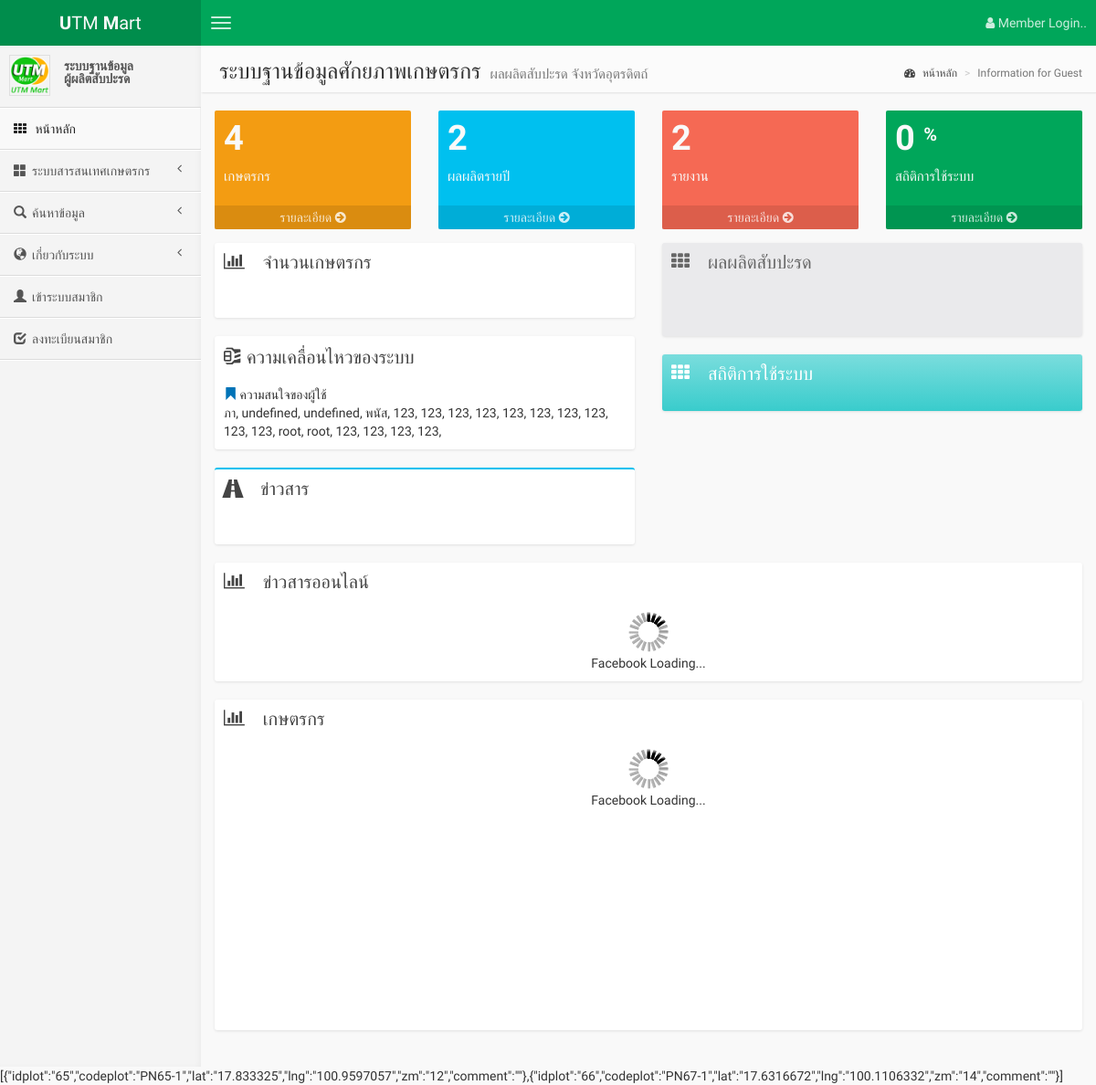
The page / on the database its author committed.
### tables this page shows
CREATE TABLE `tb_search` (
  `idsearch` int(11) NOT NULL,
  `keyword` varchar(200) NOT NULL,
  `sdate` varchar(20) DEFAULT NULL,
  `etc` varchar(100) DEFAULT NULL
);

### index.php (the view, shortened to what this page needs)
<?php
	$pageName="home";
?>
<!DOCTYPE html PUBLIC "-//W3C//DTD XHTML 1.0 Transitional//EN" "http://www.w3.org/TR/xhtml1/DTD/xhtml1-transitional.dtd">
<html xmlns="http://www.w3.org/1999/xhtml">
<head>
<link href="//maxcdn.bootstrapcdn.com/bootstrap/3.2.0/css/bootstrap.min.css" rel="stylesheet" type="text/css" />
	<link href="//cdnjs.cloudflare.com/ajax/libs/font-awesome/4.1.0/css/font-awesome.min.css" rel="stylesheet" type="text/css" />
	<link href="//code.ionicframework.com/ionicons/1.5.2/css/ionicons.min.css" rel="stylesheet" type="text/css" />
	<link href="css/morris/morris.css" rel="stylesheet" type="text/css" />
	<link href="css/bootstrap-wysihtml5/bootstrap3-wysihtml5.min.css" rel="stylesheet" type="text/css" />
	<link href="css/AdminLTE.css" rel="stylesheet" type="text/css" />
	<link rel="stylesheet" href="http://code.jquery.com/ui/1.11.1/themes/black-tie/jquery-ui.css">
</head>
<body class="skin-blue">
		<?php
			include('header.php');
		?>
        <div class="wrapper row-offcanvas row-offcanvas-left">
            <aside class="left-side sidebar-offcanvas">
                <section class="sidebar">
                    <div class="user-panel">
                    <?php include('user_panel.php');?>
                    </div>
                    <ul class="sidebar-menu">
                        <?php
							include('sidebar_menu.php');
						?>
                    </ul>
                </section>
            </aside>
            <aside class="right-side">
                <section class="content-header">
                    <h1>
                        ระบบฐานข้อมูลศักยภาพเกษตรกร
                        <small>ผลผลิตสับปะรด จังหวัดอุตรดิตถ์</small>
                    </h1>
                    <ol class="breadcrumb">
                        <li><a href="index.php"><i class="fa fa-dashboard"></i> หน้าหลัก</a></li>
						            <?php
												if (@!$_SESSION["DUR_USER_ID"]){
						              echo "<li class=\"active\">Information for Guest</li>";
												}else{
													echo "<li class=\"active\">System Management</li>";
												}
												?>
                    </ol>
                </section>
                <section class="content">
                    <?php include('stat_box.php'); ?>
                    <div class="row">
                        <section class="col-lg-6 connectedSortable">
                          <div class="box box-solid">
                              <div class="box-header">
                              <i class="fa fa-bar-chart-o"></i>
                                  <h3 class="box-title">จำนวนเกษตรกร</h3>
                              </div>
                              <div class="box-body">
                               <div id="showperson" style="margin:auto;padding:10px;">
                               </div>
                              </div>
                          </div>
                          <div class="box box-solid">
                              <div class="box-header">
                                  <h3 class="box-title"><i class="glyphicon glyphicon-compressed"></i> ความเคลื่อนไหวของระบบ</h3>
                              </div>
                              <div class="box-body">
	                                <i class="glyphicon glyphicon-bookmark text-blue"></i> ความสนใจของผู้ใช้<br>
																	<?php
																		$sql="select * from tb_search order by idsearch DESC LIMIT 20";
																		$result=mysqli_query($connect,$sql);
																		while($row=mysqli_fetch_array($result)){
																   			echo $row[1].", ";
																	 	}
																	?>
                              </div>
                          </div>
                          <div class="box box-info">
                              <div class="box-header">
                                  <i class="glyphicon glyphicon-road"></i>
                                  <h3 class="box-title">ข่าวสาร</h3>
                              </div>
                              <div class="box-body">
                                  <div id="showDataInformation" style="margin:auto;padding:10px;"></div>
                              </div>
                          </div>
                        </section>
                        <section class="col-lg-6 connectedSortable">
                          <div class="box box-solid bg-gray">
                               <div class="box-header" style="color:#666">
                                  <i class="fa fa-th"></i>
                                  <h3 class="box-title">ผลผลิตสับปะรด</h3>
                              </div>
                              <div class="box-body border-radius-none">
                               	<div id="showyear" style="margin:auto;padding:10px;"></div>
                             	  <div id="showData" style="margin:auto;padding:10px;"></div>
															</div>
                          </div>
                          <div class="box box-solid bg-teal-gradient">
                            <div class="box-header">
                                <i class="fa fa-th"></i>
                                <h3 class="box-title">สถิติการใช้ระบบ</h3>
                            </div>
                            <div class="box-body border-radius-none">
                            </div>
                      		</div>
                        </section>
                    </div>
										<div class="row">
                        <section class="col-lg-12 connectedSortable">
                          <div class="box box-solid">
                              <div class="box-header">
                              		<i class="fa fa-bar-chart-o"></i>
                                  <h3 class="box-title">ข่าวสารออนไลน์</h3>
                              </div>
                              <div class="box-body">
																 <div id="showfeed"><div align="center"><img src="img/ajax-loader.gif" align="absmiddle"><br>Facebook Loading...</div></div>
                              </div>
														</div>
												</section>
									</div>
									<div class="row">
											<section class="col-lg-12 connectedSortable">
												<div class="box box-solid">
														<div class="box-header">
																<i class="fa fa-bar-chart-o"></i>
																<h3 class="box-title">เกษตรกร</h3>
														</div>
														<div class="box-body">
															 <div id="map" style="height: 300px;"><div align="center"><img src="img/ajax-loader.gif" align="absmiddle"><br>Facebook Loading...</div></div>
														</div>
													</div>
											</section>
								</div>
                </section>
            </aside>
        </div>
				<?php
						$q="SELECT * FROM tb_plot";
						$qr=mysqli_query($connect,$q);
						while($rs=mysqli_fetch_array($qr)){
							$json_data[]=array(
								"idplot"=>$rs['idplot'],
								"codeplot"=>$rs['codeplot'],
						        "lat"=>$rs['lat'],
						        "lng"=>$rs['lng'],
						        "zm"=>$rs['zm'],
								 "comment"=>$rs['comment']
							);
						}
						$json= json_encode($json_data);
						echo $json;
				?>
</body>
</html>

### header.php (shortened to what this page needs)
<?php
		$userPic="user/profile_pic/" .$_SESSION["DUR_USER_PIC"];
if(!$_SESSION["DUR_USER_PIC"]){
	$userPic="user/profile_pic/logo.png";
}
?>
        <header class="header">
					<a href="/" class="logo">
			      <span class="logo-mini"><b>U</b>TM</span>
			      <span class="logo-lg"><b>M</b>art</span>
			    </a>
            <nav class="navbar navbar-static-top" role="navigation">
                <a href="#" class="navbar-btn sidebar-toggle" data-toggle="offcanvas" role="button">
                    <span class="icon-bar"></span>
                    <span class="icon-bar"></span>
                    <span class="icon-bar"></span>
                </a>
<?php
	if (@$_SESSION["DUR_USER_ID"]){
		$uid=$_SESSION["DUR_USER_ID"];
?>
                <div class="navbar-right">
                    <ul class="nav navbar-nav">
                        <li class="dropdown user user-menu">
                            <a href="#" class="dropdown-toggle" data-toggle="dropdown">
                                <i class="glyphicon glyphicon-user"></i>
                                <span><?php echo $_SESSION["DUR_USER_NAME"]; ?> <i class="caret"></i></span>
                            </a>
                            <ul class="dropdown-menu">
                                <li class="user-header bg-light-blue">
                                    <img src="<?php echo $userPic ?>" class="img-circle" alt="User Image" />
                                    <p>
                                        <?php echo $_SESSION["DUR_USER_NAME"]; ?> - <?php echo $_SESSION["DUR_USER_STATE"]; ?>
                                    </p>
                                </li>
                                <li class="user-footer">
                                    <div class="pull-left">
                                        <a href="#<?php echo $_SESSION["DUR_USER_ID"]; ?>" class="btn btn-default btn-flat editProfile">Profile</a>
                                    </div>
                                    <div class="pull-right">
                                        <a href="signout.php" class="btn btn-default btn-flat">Sign out</a>
                                    </div>
                                </li>
                            </ul>
                        </li>
                    </ul>
                </div>
<?php
	$id=$_SESSION["DUR_USER_ID"];
	$sql="select * from tb_user where iduser=$id";
	$result=mysqli_query($connect,$sql);
	$row=mysqli_fetch_array($result);
	if($row['idgroup']==0){
		echo '
				<div class="alert alert-danger"">
						<b>Note:</b> ข้อมูลพื้นฐานยังไม่สมบูรณ์ <a href="#'.$_SESSION["DUR_USER_ID"].'" class="editProfile">กรุณาเพิ่มเติมข้อมูลส่วนตัว.</a>
				</div>';
	}
?>
<?php
}else{
?>
<div class="navbar-right">
<ul class="nav navbar-nav">
  <li class="pull-right">
    <a href="login.php">
      <span class="hidden-xs"><i class="fa fa-user"></i> Member Login..</span>
    </a>
  </li>
</ul>
</div>
<?php
}
?>
            </nav>
        </header>

### user_panel.php (shortened to what this page needs)
<?php
		$userPic="user/profile_pic/" .$_SESSION["DUR_USER_PIC"];
if(!$_SESSION["DUR_USER_PIC"]){
	$userPic="user/profile_pic/logo.png";
}
		if (!$_SESSION["DUR_USER_ID"]){
		?>
    <div class="pull-left image">
        <img src="<?php echo $userPic ?>" alt="User Image"/>
    </div>
    <div class="pull-left info" style="font-size:14px">
        ระบบฐานข้อมูล<p>ผู้ผลิตสับปะรด
    </div>
<?php } ?>

### sidebar_menu.php (shortened to what this page needs)
<?php
	if($_SESSION["DUR_USER_STATE"]==""){
		echo "<li ";
		if($pageName=="home"){
			echo "class='active'";
		}
		echo ">";
        	echo "<a href='index.php'>";
            		echo "<i class='fa fa-th'></i> <span>หน้าหลัก</span>";
            echo "</a>";
        echo "</li>";
		echo "<li class='treeview";
		if($pageName=="stat"){
			echo " active";
		}
		echo "'>";
        	echo "<a href='#'>";
            	echo "<i class='glyphicon glyphicon-th-large'></i>";
                echo "<span>ระบบสารสนเทศเกษตรกร</span>";
                echo "<i class='fa fa-angle-left pull-right'></i>";
            echo "</a>";
        echo "</li>";
		echo "<li class='treeview";
		if($pageName=="search"){
			echo " active";
		}
		echo "'>";
        	echo "<a href='#'>";
            	echo "<i class='glyphicon glyphicon-search'></i>";
                echo "<span>ค้นหาข้อมูล</span>";
                echo "<i class='fa fa-angle-left pull-right'></i>";
            echo "</a>";
        	echo "</li>";
		echo "<li class='treeview";
		if($pageName=="about"){
			echo " active";
		}
		echo "'>";
        	echo "<a href='#'>";
            	echo "<i class='glyphicon glyphicon-globe'></i>";
                echo "<span>เกี่ยวกับระบบ</span>";
                echo "<i class='fa fa-angle-left pull-right'></i>";
            echo "</a>";
						echo "<li>";
			        	echo "<a href='login.php'>";
						echo "<i class='glyphicon glyphicon-user'></i>";
			                echo "เข้าระบบสมาชิก";
			            echo "</a>";
						echo "</li>";
						echo "<li";
						if($pageName=="register"){
						echo " class='active'";
						}
						echo ">";
			        	echo "<a href='register.php'>";
						echo "<i class='glyphicon glyphicon-check'></i>";
			                echo "ลงทะเบียนสมาชิก";
			            echo "</a>";
						echo "</li>";
	}
?>

### stat_box.php (shortened to what this page needs)
               <div class="row">
               <?php
		$sql="select count(*) from tb_user";
		$result=mysqli_query($connect,$sql);
		$row=mysqli_fetch_array($result);
		$itemNum=$row[0];
		echo " <div class='col-lg-3 col-xs-6'>";
                       	echo "<div class='small-box bg-yellow'>";
                           	echo "<div class='inner'>";
                               	echo "<h3>";
                                   	echo $itemNum;
                               	echo "</h3>";
                               	echo "<p>";
                                   	echo "เกษตรกร";
                               	echo "</p>";
                           	echo "</div>";
                           	echo "<a href='stat_farmer.php' class='small-box-footer'>";
                               	echo "รายละเอียด <i class='fa fa-arrow-circle-right'></i>";
                           	echo "</a>";
                       	echo "</div>";
                   	echo "</div>";
		$sql="select count(*) from tb_year";
		$result=mysqli_query($connect,$sql);
		$row=mysqli_fetch_array($result);
		$itemNum=$row[0];
		echo " <div class='col-lg-3 col-xs-6'>";
                       	echo "<div class='small-box bg-aqua'>";
                           	echo "<div class='inner'>";
                               	echo "<h3>";
                                   	echo $itemNum;
                               	echo "</h3>";
                               	echo "<p>";
                                   	echo "ผลผลิตรายปี";
                               	echo "</p>";
                           	echo "</div>";
                           	echo "<a href='stat_durian.php' class='small-box-footer'>";
                               	echo "รายละเอียด <i class='fa fa-arrow-circle-right'></i>";
                           	echo "</a>";
                       	echo "</div>";
                   	echo "</div>";
		echo " <div class='col-lg-3 col-xs-6'>";
                       	echo "<div class='small-box bg-red'>";
                           	echo "<div class='inner'>";
                               	echo "<h3>";
                                   	echo $itemNum;
                               	echo "</h3>";
                               	echo "<p>";
                                   	echo "รายงาน";
                               	echo "</p>";
                           	echo "</div>";
                           	echo "<a href='statistics.php' class='small-box-footer'>";
                               	echo "รายละเอียด <i class='fa fa-arrow-circle-right'></i>";
                           	echo "</a>";
                       	echo "</div>";
                   	echo "</div>";
		echo " <div class='col-lg-3 col-xs-6'>";
                       	echo "<div class='small-box bg-green'>";
                           	echo "<div class='inner'>";
                               	echo "<h3>";
                                   	echo "0 <sup style='font-size: 20px'>%</sup>";
                               	echo "</h3>";
                               	echo "<p>";
                                   	echo "สถิติการใช้ระบบ";
                               	echo "</p>";
                           	echo "</div>";
                           	echo "<a href='visit.php' class='small-box-footer'>";
                               	echo "รายละเอียด <i class='fa fa-arrow-circle-right'></i>";
                           	echo "</a>";
                       	echo "</div>";
                   	echo "</div>";
?>
               </div>

### rows shown on the page
tb_search: keyword "ภา"
tb_search: keyword "undefined"
tb_search: keyword "undefined"
tb_search: keyword "พนัส"
tb_search: keyword "123"
tb_search: keyword "123"
tb_search: keyword "123"
tb_search: keyword "123"
tb_search: keyword "123"
tb_search: keyword "123"
tb_search: keyword "123"
tb_search: keyword "123"
tb_search: keyword "123"
tb_search: keyword "123"
tb_search: keyword "root"
tb_search: keyword "root"
tb_search: keyword "123"
tb_search: keyword "123"
tb_search: keyword "123"
tb_search: keyword "123"

### other values the page prints
$itemNum "4"
$itemNum "2"
$json "[{\"idplot\":\"65\",\"codeplot\":\"PN65-1\",\"lat\":\"17.833325\",\"lng\":\"100.9597057\",\"zm\":\"12\",\"comment\":\"\"},{\"idplot\":\"66\",\"codeplot\":\"PN67-1\",\"lat\":\"17.6316672\",\"lng\":\"100.1106332\",\"zm\":\"14\",\"comment\":\"\"}]"
